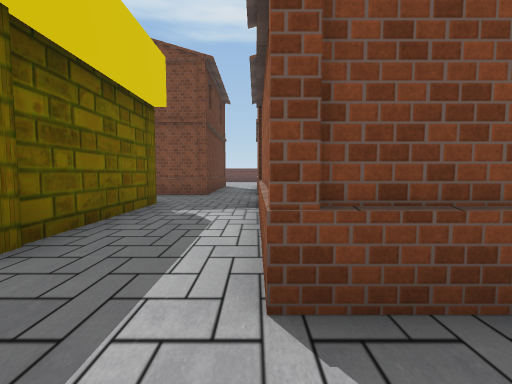
View 1 (above)

12 first-person views from a walk through a Unity game level. The camera is 1.4 m above the floor, tilts 4° down and sees 85° across. The floor is counted in squares, 2 m on a side. Each view is taken from the middle of a square. On the plan, view 1 faces up. The plan holds only what a view shows up to about 9 squares ahead; the rest is blank. The place goes on beyond the plan. Some animated figures are left out. Some surface patterns are stand-ins.

View 2
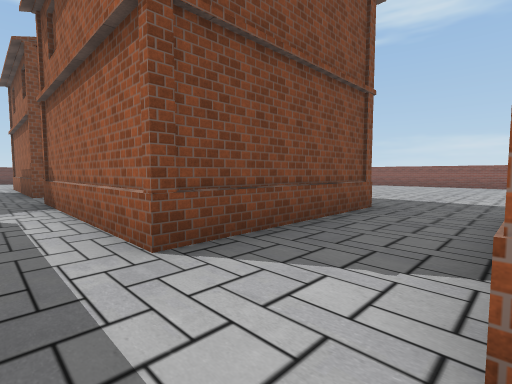

View 3
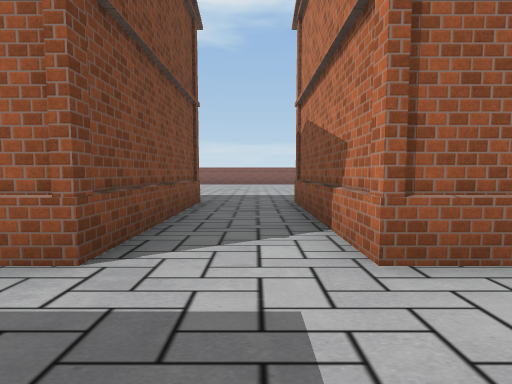

View 4
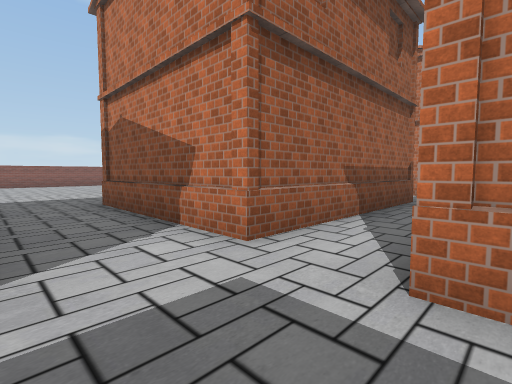

View 5
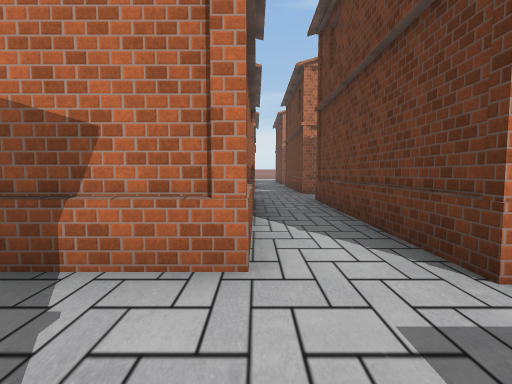

View 6
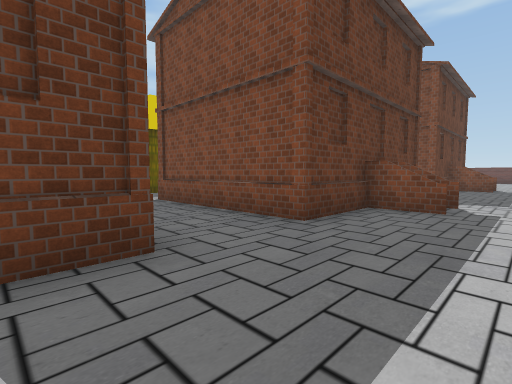

View 7
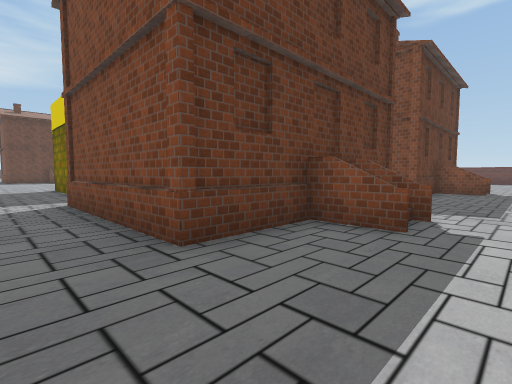

View 8
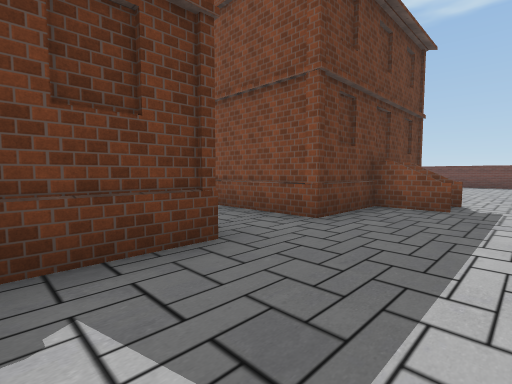

View 9
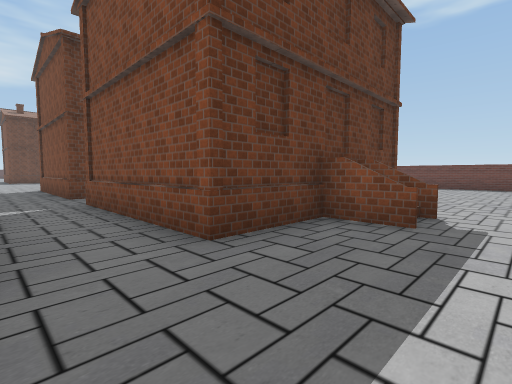

View 10
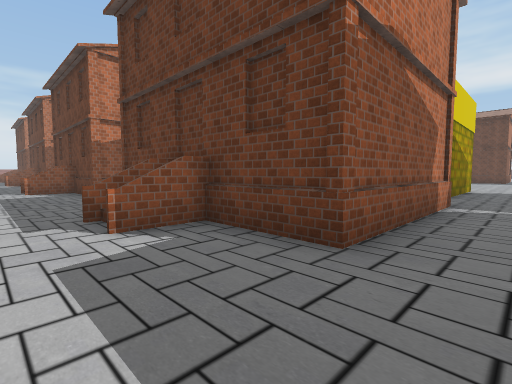

View 11
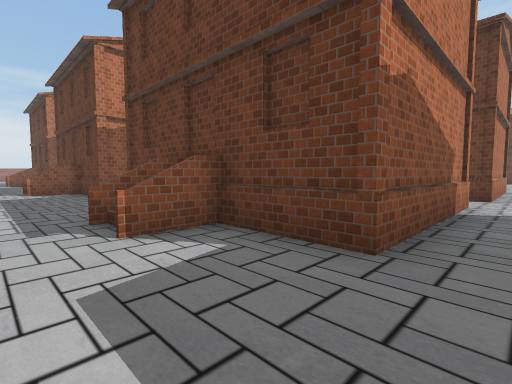

View 12
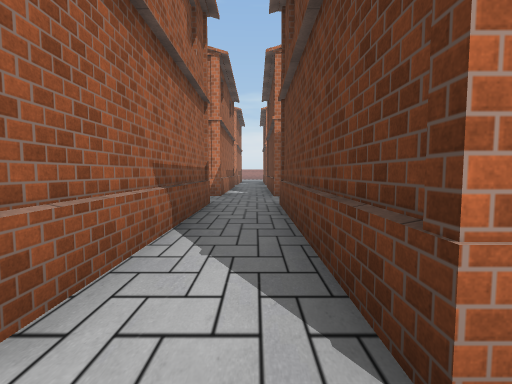

### Floor plan
Key: @ floor where view 1 was taken; # wall or solid block; . floor; O other object.
Columns run from 5 left of view 1 to 7 right of it. Each row starts with its distance up from view 1.
 18           ..
 17           ..
 16           ...
 15           ...
 14          # ..
 13          # ..
 12          ###.
 11      #   ###.
 10      #   #...
  9  ###.#####...
  8 .............
  7 .............
  6  OO..#####...
  5    O.#   #...
  4    O.#   ##..
  3    O.#   #...
  2  O O.#####...
  1  ............
  0    ..@.......
 -1 ####.#####...
 -2    #.#   #...
 -3    #.#   ###.
 -4    #.#   ###.
 -5    #.#     ..

Positions as (right, up) in squares from view 1, and headings:
1: (0, 0), facing up
2: (-1, -1), facing up-right
3: (-2, 0), facing right
4: (-2, 1), facing down-right
5: (0, 1), facing down
6: (7, -2), facing up-left
7: (7, 0), facing up-left
8: (7, 5), facing up-left
9: (7, 7), facing up-left
10: (7, 8), facing down-left
11: (7, 0), facing down-left
12: (-1, 0), facing down
